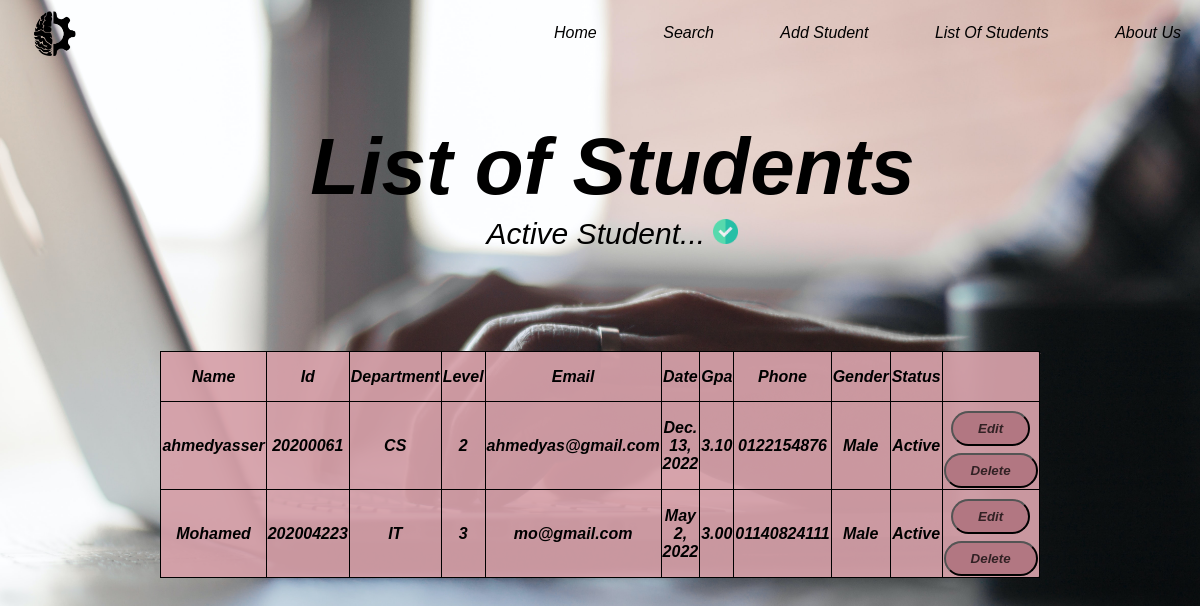
Page /list on the committed database.
### pages/models.py (models this page shows, shortened)
class Student(models.Model):
    name = models.CharField(max_length=100)
    studentID = models.CharField(max_length=8, unique=True)
    Email = models.EmailField()
    date = models.DateField()
    GPA = models.DecimalField(max_digits=3,decimal_places=2)
    levels = [ ('Level 1','Level 1'), ('Level 2','Level 2'),
            ('Level 3','Level 3'), ('Level 4','Level 4')]
    level = models.CharField(max_length=50, choices=levels)
    departments = [('IS', 'IS'), ('CS', 'CS'),
                   ('IT', 'IT'), ('DS', 'DS'), ('AI', 'AI')]
    department = models.CharField(max_length=50, choices=departments)
    phone = models.CharField(max_length=20)
    gender = models.CharField(max_length=50 ,choices=[('Female','Female'), ('Male', 'Male')])
    status = models.CharField(max_length=50,choices=[('Active', 'Active'), ('Inactive','Inactive')])
    class Meta:
        ordering = ['status','studentID']

### pages/views.py (the view)
# urls.py: path('list', views.list_student, name='list'),
def list_student(request):
    students = {
        'stu': Student.objects.all()
    }
    return render(request ,'pages/list.html',students)

### templates/pages/list.html (shortened to what this page needs)
{% load static %}
<!DOCTYPE html>
<html>
<head>
    <link rel="stylesheet" href="{% static 'css/bar.css' %}">
    <link rel="stylesheet" href="{% static 'css/search.css' %}">
    <link rel="stylesheet" href="https://cdnjs.cloudflare.com/ajax/libs/font-awesome/6.1.1/css/all.min.css">
    <link rel="stylesheet" href="{% static 'css/list.css' %}">
</head>
<body>
    <div class="nav">
        <ul>
            <li>
                <a href="{% url 'index' %}">Home</a>
            </li>
            <li>
                <a href="{% url 'search' %}" >Search</a>
            </li>
            <li>
                <a href="{% url 'add' %}">Add Student</a>
            </li>
            <li>
                <a href="{% url 'list' %}">List Of Students</a>
            </li>
            <li>
                <a href="{% url 'about' %}" >About Us</a>
            </li>
        </ul>
    </div>
    <form>
        <div class="one">
            <p class="f-paragraph">
                <strong>List of Students</strong>
            </p>
            <p class="s-paragraph">Active Student...
                <img src="{% static '/image/back-ground/check.png' %}" class="second-pic" >
            </p>
        </div>
    </form>
        <div id = "br space">
            <br>
            <br>
            <br>
            <br>
            <br>
        </div>
    <table>
        <thead>
            <th>Name</th>
            <th>Id</th>
            <th>Department</th>
             <th>Level</th>
            <th>Email</th>
            <th>Date</th>
            <th>Gpa</th>
            <th>Phone</th>
            <th>Gender</th>
            <th>Status</th>
        </thead>
        <tbody>
             {% for student in stu %}
            <tr>
                <td>{{student.name}}</td>
                <td>{{student.studentID}}</td>
                <td>{{student.department}}</td>
                <td>{{student.level}}</td>
                <td>{{student.Email}}</td>
                <td>{{student.date}}</td>
                <td>{{student.GPA}}</td>
                <td>{{student.phone}}</td>
                <td>{{student.gender}}</td>
                <td class="activate">{{student.status}}</td>
                <td>
                     <button class="btn"><a href="{% url 'edit' student.studentID%}">Edit</a></button>
                     <button class="btn"><a href="{% url 'delete' student.studentID%}">Delete</a></button>
                 </td>
            </tr>
            {% endfor %}
        </tbody>
    </table>
<br>
</body>
</html>

### project/static/css/bar.css (style rules this page uses)
* { font-family: 'Poppins', sans-serif; box-sizing: border-box; scroll-behavior: smooth; }
.nav { margin: -25px; padding-top: 11px ; padding-bottom: 10px; overflow: hidden; background:linear-gradient(rgb(15, 15, 95) rgb(25, 25, 154),rgb(50, 50, 158)); background-repeat: no-repeat; }
.nav ul { list-style-type: none ; border-radius: 3px; text-align: right; background-image: url('/static/image/bar/icon.png'); background-repeat:no-repeat; background-size: 48px; background-position: 4% 10%; }
.nav ul li { display: inline-block; margin-left:10px ; margin-right: 20px; }
li a { display: inline-block; color: rgb(0, 0, 0); padding: 14px 16px; text-decoration: none; }

### project/static/css/search.css (style rules this page uses)
body { background-image: url("/static/image/search/search.jpg"); background-repeat: no-repeat; background-size: 100% 100%; background-attachment: fixed; }
.one .f-paragraph { text-align: center; font-family: 'IntegralCF','sans-serif'; font-size: 80px; font-weight: 200; line-height: 60px; color: rgb(0, 0, 0); margin-left:25px; }
.one .s-paragraph { text-align: center; margin-bottom: 10px; margin-top: -60px; margin-left:25px; color: #000000; font-size: 30px; font-weight: 150; line-height: 40x; }
.one .s-paragraph .second-pic { display: inline; height: 25px; }

### project/static/css/list.css (style rules this page uses)
* { font-style: italic; scroll-behavior: smooth; }
body { background-color: rgba(221 211 211 / 30%); }
table { font-weight: bold; text-align: center; width: 100%; height: 50px; border: 1.5px solid black; background-color: #d6a0a9ef; border-radius: 1%; border-collapse: collapse; width: 70%; margin-left: auto; margin-right: auto; }
th { font-weight: bold; text-align: center; width: 1200px; height: 50px; border: 1.5px solid rgb(0, 0, 0); border-radius: 10%; }
td { font-weight: bold; text-align: center; width: 1200px; height: 50px; border: 1.5px solid black; border-radius: 10%; }
.btn { background-color: #b07680ef; border-color: black; font-weight: bold; color: rgb(0 0 0 / 72%); padding: 8px 25px; border-radius: 20px; margin-top: 7.5px; text-decoration: none; }
.btn a { color: rgb(0 0 0 / 72%); text-decoration: none; }

### rows in the picture
Student: name "ahmedyasser", studentID "20200061", department "CS", level "2", Email "ahmedyas@gmail.com", date "Dec. 13, 2022", GPA "3.10", phone "0122154876", gender "Male", status "Active"
Student: name "Mohamed", studentID "202004223", department "IT", level "3", Email "mo@gmail.com", date "May 2, 2022", GPA "3.00", phone "01140824111", gender "Male", status "Active"
